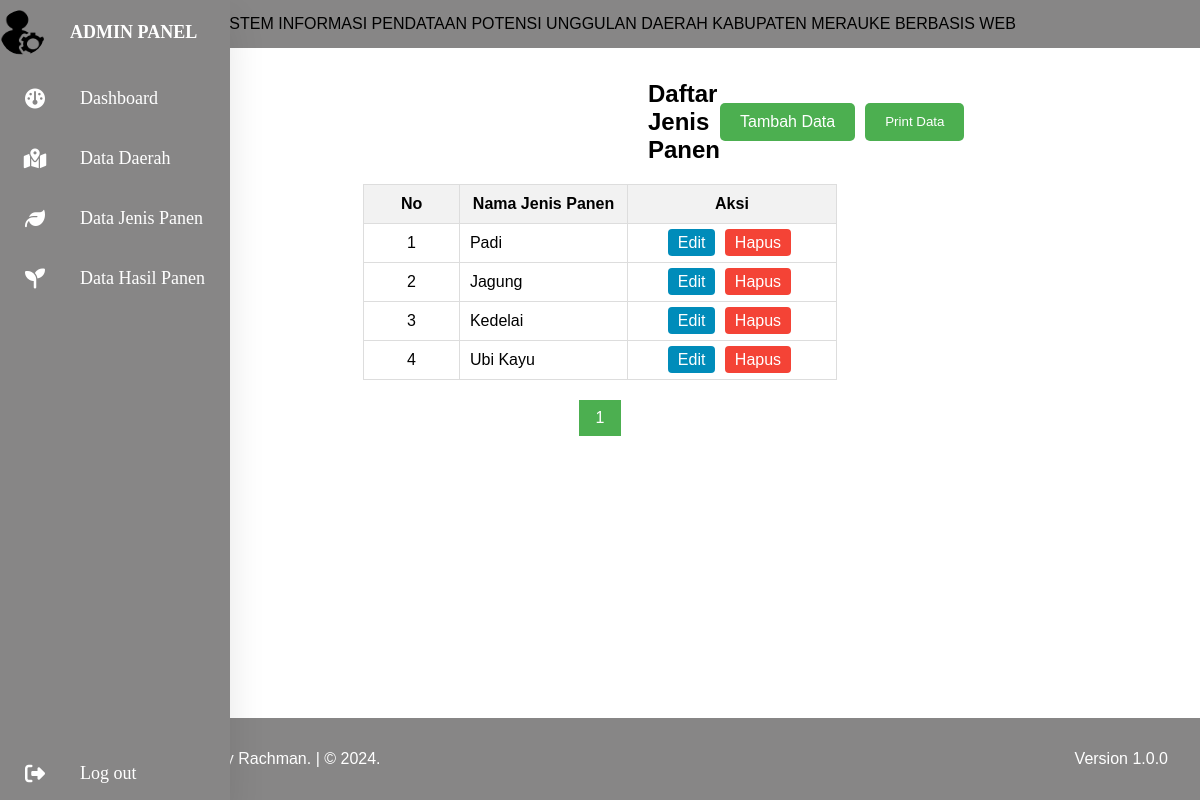
The page /dashboard_content/kelola_jenis_panen.php (signed in) on the database its author committed.
### tables this page shows
CREATE TABLE `jenis_panen` (
  `id_jenis_panen` int(11) NOT NULL,
  `nama_jenis_panen` varchar(255) NOT NULL
);

### dashboard_content/kelola_jenis_panen.php (the view, shortened to what this page needs)
<?php
include '../config.php';
include '../includes/adminsidebar.php';
include '../includes/adminheader.php';
$limit = 10;
$page = isset($_GET['page']) ? $_GET['page'] : 1;
$offset = ($page - 1) * $limit;
$query = "SELECT * FROM jenis_panen LIMIT $limit OFFSET $offset";
$jenis_panen = mysqli_query($conn, $query);
$result = mysqli_query($conn, "SELECT COUNT(*) as total FROM jenis_panen");
$row = mysqli_fetch_assoc($result);
$total_data = $row['total'];
$total_pages = ceil($total_data / $limit);
?>
<!DOCTYPE html>
<html lang="en">
<head>
    <link rel="stylesheet" href="../css/kelola_jenis_panen.css">
    <link rel="stylesheet" href="../css/footeradmin.css">
    <link rel="stylesheet" href="../css/sidebaradmin.css">
    <link rel="stylesheet" href="../css/headeradmin.css">
    <link rel="stylesheet" href="https://cdnjs.cloudflare.com/ajax/libs/font-awesome/6.6.0/css/all.min.css"/>
</head>
<body>
<div class="container_2">
  <h2>Daftar Jenis Panen</h2>
  <div class="button-group2">
  <a href="jenis_panen_form.php" class="tambah-button2">Tambah Data</a>
  <button onclick="printTable()" class="print-button2">Print Data</button>
  </div>
</div>
<table class="data-panen-table" border="1">
    <thead>
        <tr>
            <th>No</th>
            <th>Nama Jenis Panen</th>
            <th>Aksi</th>
        </tr>
    </thead>
    <tbody>
        <?php
            $no = $offset + 1;
            while ($row = mysqli_fetch_assoc($jenis_panen)) { ?>
            <tr>
                <td><?= $no++; ?></td>
                <td><?= $row['nama_jenis_panen']; ?></td>
                <td>
                    <a href="jenis_panen_form.php?edit=<?= $row['id_jenis_panen']; ?>" class="edit-button">Edit</a>
                    <a href="?hapus=<?= $row['id_jenis_panen']; ?>" class="delete-button" onclick="return confirm('Yakin ingin menghapus?')">Hapus</a>
                </td>
            </tr>
        <?php } ?>
    </tbody>
</table>
<div class="pagination">
    <?php for ($i = 1; $i <= $total_pages; $i++) { ?>
        <a href="?page=<?= $i; ?>" <?= ($i == $page) ? 'class="active"' : ''; ?>><?= $i; ?></a>
    <?php } ?>
</div>
<?php include '../includes/adminfooter.php'; ?>
</body>
</html>

### css/kelola_jenis_panen.css (style rules this page uses)
* { font-family: "Poppins", sans-serif; }
.container_2 { display: flex; justify-content: space-between; align-items: center; margin-top: 60px; }
.container_2 h2 { margin-left: 40rem; }
.button-group2 { margin-right: 20rem; display: flex; gap: 10px; }
.tambah-button2, .print-button2 { background-color: #4caf50; color: white; padding: 10px 20px; text-decoration: none; border: none; cursor: pointer; white-space: nowrap; border-radius: 5px; }
.data-panen-table { width: 40%; margin: auto; border-collapse: collapse; margin-bottom: 20px; }
.data-panen-table th, .data-panen-table td { padding: 10px 10px; text-align: left; border: 1px solid #ddd; }
.data-panen-table th { background-color: #f2f2f2; text-align: center; }
.data-panen-table td:nth-child(1) { width: 1px; text-align: center; }
.data-panen-table td:nth-child(2) { width: 40px; }
.data-panen-table td:nth-child(3) { width: 40px; text-align: center; }
.edit-button, .delete-button { background-color: #008cba; padding: 5px 10px; color: white; border-radius: 4px; text-decoration: none; margin-right: 5px; }
.edit-button { background-color: #008cba; }
.delete-button { background-color: #f44336; }
.pagination { text-align: center; display: flex; justify-content: center; }
.pagination a { color: #333; float: left; padding: 8px 16px; text-decoration: none; border: 1px solid #ddd; margin: 0 4px; transition: 0.3s ease; }
.pagination a.active { background-color: #4caf50; color: white; border: 1px solid #4caf50; }

### css/footeradmin.css (style rules this page uses)
* { font-family: "Poppins", sans-serif; }

### css/headeradmin.css (style rules this page uses)
* { font-family: "Poppins", sans-serif; }

### rows shown on the page
jenis_panen: nama_jenis_panen "Padi"
jenis_panen: nama_jenis_panen "Jagung"
jenis_panen: nama_jenis_panen "Kedelai"
jenis_panen: nama_jenis_panen "Ubi Kayu"
